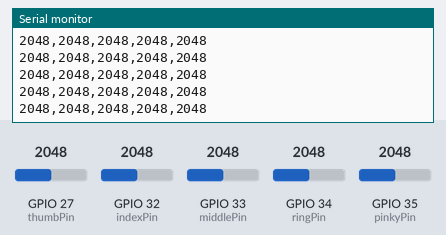
A sketch run on a simulated ESP32. On the bench: the last lines printed to the serial monitor. The inputs (shaded band) are chosen by the test bench; at power-on: GPIO 27 (thumbPin) = 2048, GPIO 32 (indexPin) = 2048, GPIO 33 (middlePin) = 2048, GPIO 34 (ringPin) = 2048, GPIO 35 (pinkyPin) = 2048.

Above: at 1.2 s.
1.3 s: GPIO 27 (thumbPin) set to 2866
At 1.33 s:
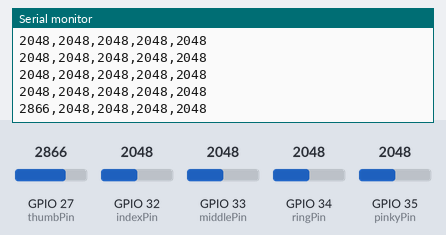
2.8 s: GPIO 32 (indexPin) set to 2866
At 2.84 s:
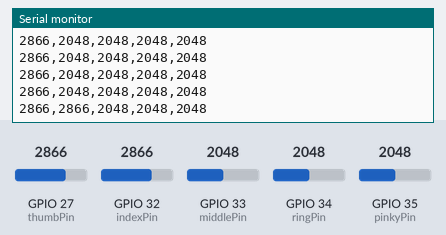
4.3 s: GPIO 33 (middlePin) set to 2866
At 4.35 s:
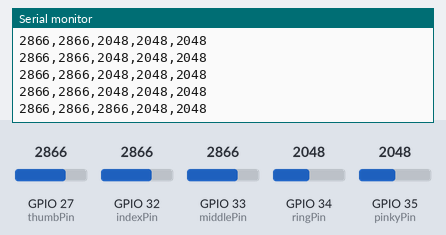
5.8 s: GPIO 34 (ringPin) set to 2866
At 5.87 s:
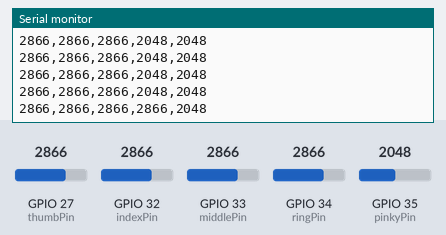
7.3 s: GPIO 35 (pinkyPin) set to 2866
At 7.38 s:
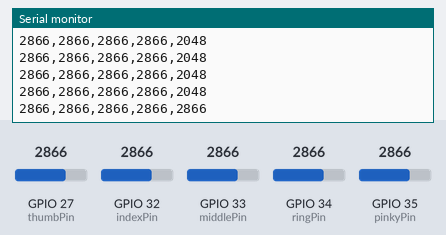
8.8 s: GPIO 27 (thumbPin) set to 3972
At 8.89 s:
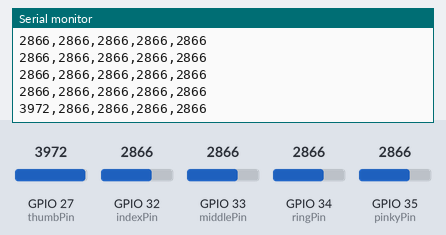
Timing chart, 0 to 11.3 s (numbered marks = the images above; inputs shaded):
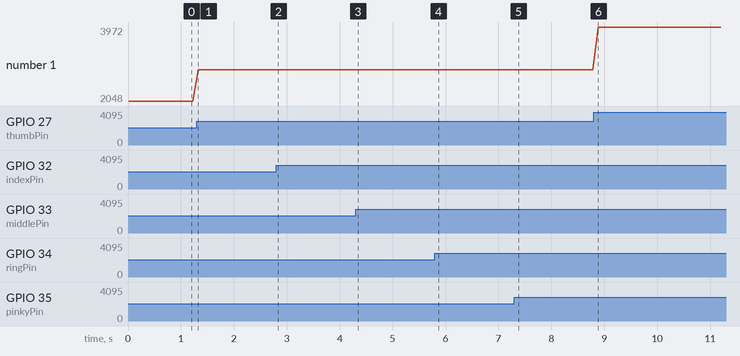

Measured:
- after the input at 1.3 s, the serial monitor: prints a new line at once (image 1)
- after the input at 2.8 s, the serial monitor: prints a new line at once (image 2)
- after the input at 4.3 s, the serial monitor: prints a new line after 0.05 s (image 3)
- after the input at 5.8 s, the serial monitor: prints a new line after 0.06 s (image 4)
- after the input at 7.3 s, the serial monitor: prints a new line after 0.07 s (image 5)
- after the input at 8.8 s, the serial monitor: prints a new line after 0.08 s (image 6)
- plotted number 1: 2048 → 2866 after the input at 1.3 s, 2866 → 3972 after the input at 8.8 s

The sketch:

saveGestures.ino
```cpp
// ESP32 Flex Sensor Reader - Updated for Specific Finger Pins

// Define the analog input pins for the 5 flex sensors
// NEW PIN ASSIGNMENTS:
const int thumbPin  = 27; // Thumb on GPIO27 (ADC2_CH7) - NOTE: ADC2 conflicts with Wi-Fi
const int indexPin  = 32; // Index on GPIO32 (ADC1_CH4)
const int middlePin = 33; // Middle on GPIO33 (ADC1_CH5)
const int ringPin   = 34; // Ring on GPIO34 (ADC1_CH6) - Input only
const int pinkyPin  = 35; // Pinky on GPIO35 (ADC1_CH7) - Input only

// Array to hold sensor pin numbers in the desired order for sending
// This order will be: Thumb, Index, Middle, Ring, Pinky
const int sensorPins[] = {thumbPin, indexPin, middlePin, ringPin, pinkyPin};
const int numSensors = sizeof(sensorPins) / sizeof(sensorPins[0]); // This will correctly be 5

// Array to store sensor readings
int sensorValues[numSensors];

void setup() {
  Serial.begin(115200); // Initialize serial communication at 115200 baud
  while (!Serial && millis() < 5000); // Wait for serial port to connect (timeout after 5s)

  // ESP32 ADC is 12-bit by default (0-4095)
  // analogReadResolution(12); // This is default, so not strictly necessary to set

  // No pinMode() needed for analogRead on ESP32 for ADC1 pins (GPIO32-39)
  // For ADC2 pins (like GPIO27), analogRead usually handles setting it as input,
  // but explicitly setting pinMode(pin, INPUT) sometimes helps if issues arise.
  // However, it's often not required.

  Serial.println("ESP32: 5 Flex Sensor Reader (Finger-Specific) Ready.");
  Serial.println("Sending data as: Thumb,Index,Middle,Ring,Pinky\\n");
  Serial.print("Pins used (Thumb, Index, Middle, Ring, Pinky): ");
  for(int i=0; i<numSensors; i++) {
    Serial.print(sensorPins[i]);
    if(i < numSensors -1) Serial.print(", ");
  }
  Serial.println("");
  Serial.println("NOTE: Thumb (GPIO27) is an ADC2 pin. ADC2 may have issues if Wi-Fi is active.");
}

void loop() {
  // Read all 5 sensors based on the sensorPins array
  for (int i = 0; i < numSensors; i++) {
    sensorValues[i] = analogRead(sensorPins[i]);
  }

  // Send data over serial, comma-separated, followed by a newline
  // The order will match the sensorPins array: Thumb, Index, Middle, Ring, Pinky
  for (int i = 0; i < numSensors; i++) {
    Serial.print(sensorValues[i]);
    if (i < numSensors - 1) { // Add comma for all but the last value
      Serial.print(",");
    }
  }
  Serial.println(); // Newline character indicates end of one complete data packet

  delay(100); // Send data approximately every 100ms (10Hz). Adjust as needed.
}
```
